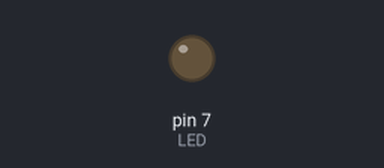
Bench run of a sketch on a simulated Arduino Uno, built with avr-gcc and run on an emulated ATmega328P. On the bench: output pins drawn as LEDs (lit = HIGH). Dashed ring = blinking. At 2.0 s the program stops and its outputs stay as they are.

Above: at 0.5 s.
At 1.85 s:
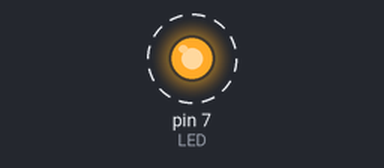
Timing chart, 0 to 3.0 s (numbered marks = the images above):
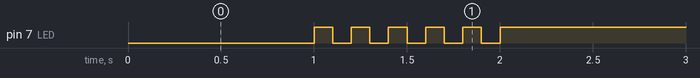

The sketch:

04_example_2.ino
```cpp
#define LED 7

void setup() {
  pinMode(LED, OUTPUT);
  Serial.begin(115200);
  while (!Serial) {
    ;
  }
}

void loop() {
  digitalWrite(LED, 0);
  delay(1000);
  for (int i=0; i<5; i++) {
    digitalWrite(LED, 1);
    delay(100);
    digitalWrite(LED, 0);
    delay(100);
  }
  digitalWrite(LED, 1);
  while(1) {}
}
```

Measured:
- by itself, pin 7 (LED): alternates HIGH for 0.10 s and LOW for 0.10 s, 11 changes in all, then stays HIGH
